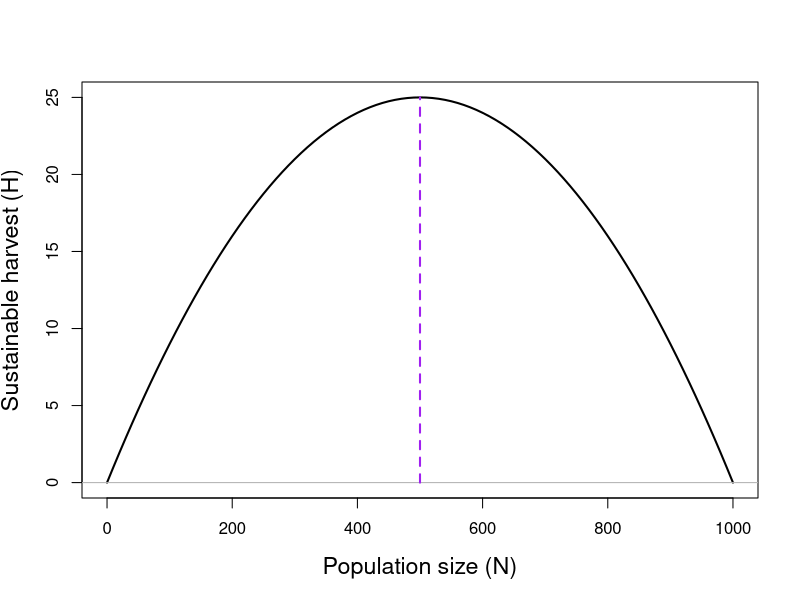
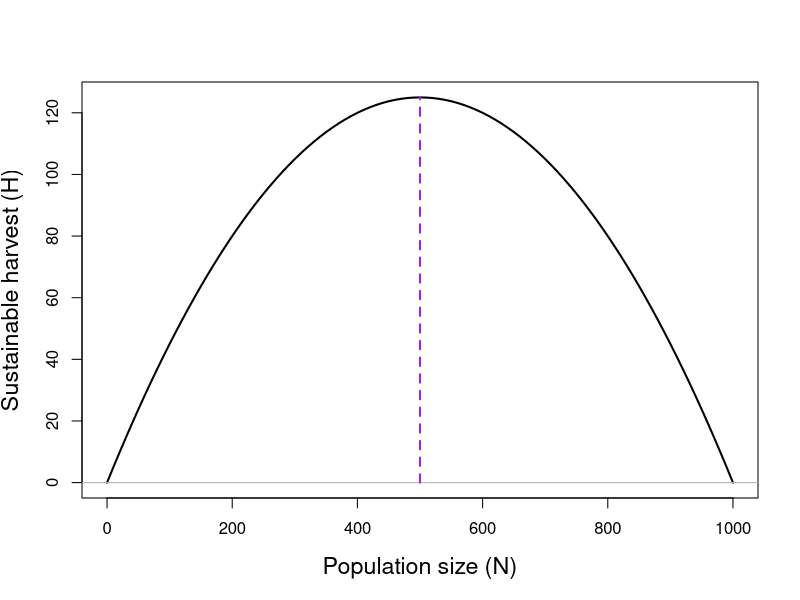
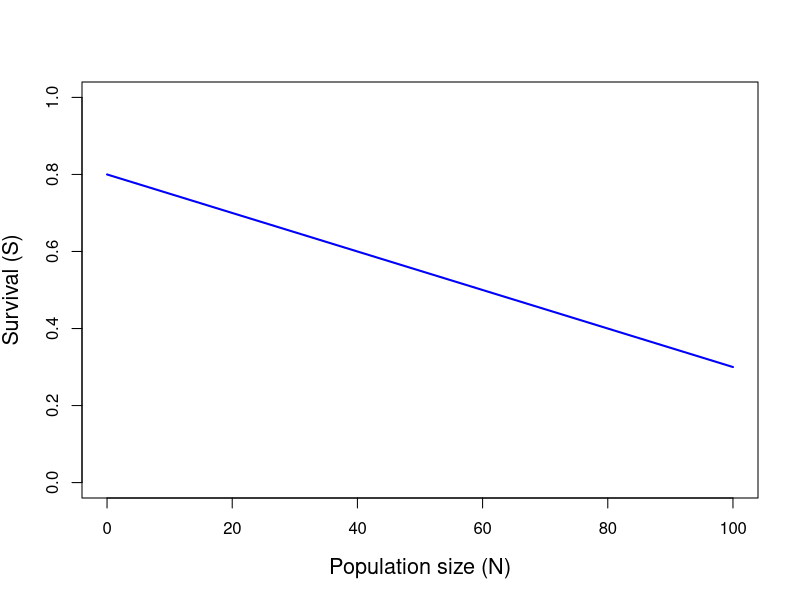
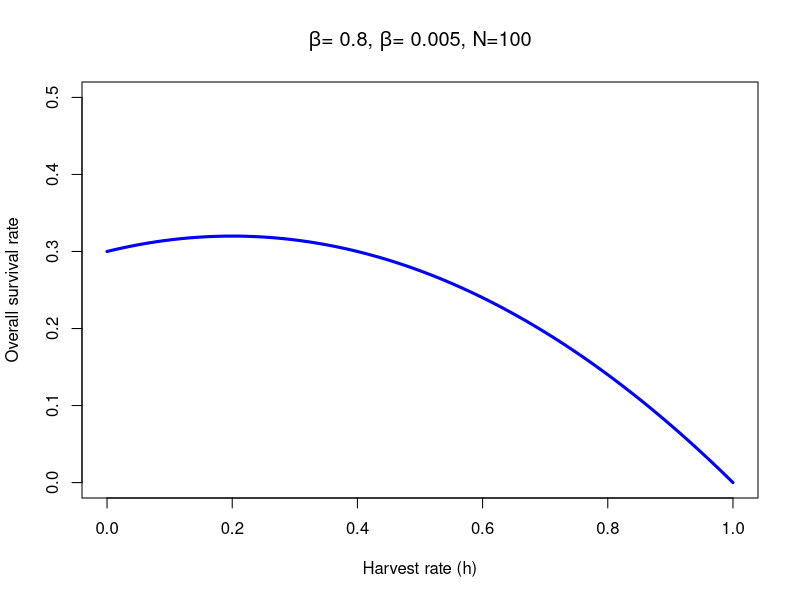
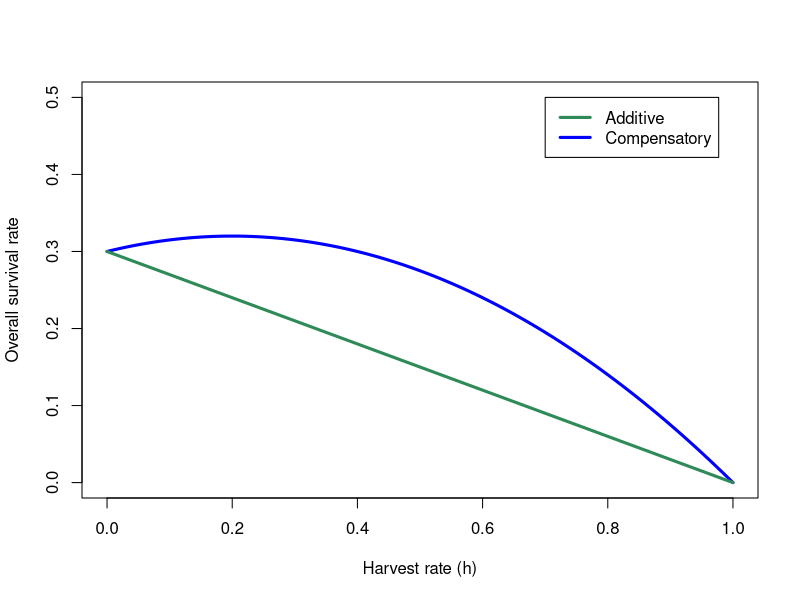

Recreate these plots in R, in order.
## ---- chunk 1
#| label: msy1
#| include: true
#| fig-align: center
#| fig-height: 5
N <- seq(0, 1000, by=10)
rmax <- 0.1
K <- 1000
H.1 <- N*rmax*(1 - N/K)
#par(mfrow=c(1,2), mai=c(0.7, 0.7, 0.2, 0.2))
#plot(0:T, Nl, xlab="Time", ylab="Population size (N)")
plot(N, H.1, type="l", #asp=1,
     col="black", lwd=2,
     cex.lab=1.4,
     xlab="Population size (N)",
     ylab="Sustainable harvest (H)")
abline(h=0, col=gray(0.7))
segments(K/2, 0, K/2, max(H.1), lty=2, lwd=2, col="purple")
## ---- chunk 2
#| label: msy2
#| include: true
#| fig-align: center
#| fig-height: 5
N <- seq(0, 1000, by=10)
rmax <- 0.5
K <- 1000
H <- N*rmax*(1 - N/K)
plot(N, H, type="l", #asp=1,
     col="black", lwd=2,
     cex.lab=1.4,
     xlab="Population size (N)",
     ylab="Sustainable harvest (H)")
abline(h=0, col=gray(0.7))
segments(K/2, 0, K/2, max(H), lty=2, lwd=2, col="purple")
## ---- chunk 3
#| label: phi1
#| include: true
#| fig-width: 8
#| fig-height: 7
#| fig-align: center
plot(function(x) 0.8 - 0.005*x, 0, 100, col="blue",
     xlab="Population size (N)",
     ylab="Survival (S)",
     ylim=c(0, 1), lwd=2, cex.lab=1.3)
## ---- chunk 4
plot(function(h) (1-h)*(0.8 - 0.005*(100 - 100*h)), 0, 1,
     ylim=c(0,0.5), xlab="Harvest rate (h)",
     ylab="Overall survival rate",
     main=expression(paste(beta[], "= 0.8, ", beta[], "= 0.005, N=100")),
     lwd=3, col="blue")
## ---- chunk 5
plot(function(h) (1-h)*(0.8 - 0.005*(100 - 100*h)), 0, 1,
     ylim=c(0,0.5), xlab="Harvest rate (h)",
     ylab="Overall survival rate",
     main="", ##expression(paste(beta[], "= 0.8, ", beta[], "= 0, N=100")),
     lwd=3, col="blue")
plot(function(h) (1-h)*(0.3), 0, 1,,
     lwd=3, col="seagreen", add=TRUE)
legend(0.7, 0.5, c("Additive", "Compensatory"), lwd=3, col=c("seagreen", "blue"))
